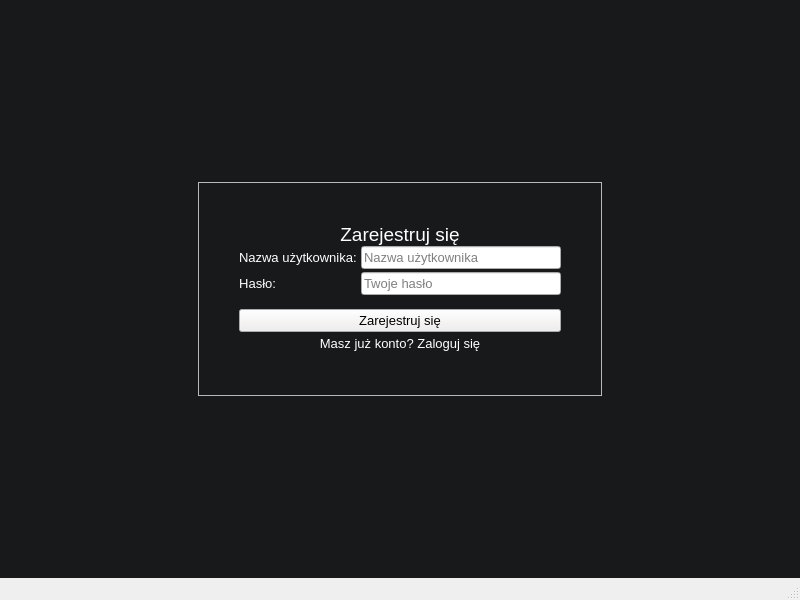
<?xml version="1.0" encoding="UTF-8"?>
<ui version="4.0">
 <class>RegisterWindow</class>
 <widget class="QMainWindow" name="RegisterWindow">
  <property name="geometry">
   <rect>
    <x>0</x>
    <y>0</y>
    <width>800</width>
    <height>600</height>
   </rect>
  </property>
  <property name="windowTitle">
   <string>LanguageTutor</string>
  </property>
  <widget class="QWidget" name="centralwidget">
   <property name="styleSheet">
    <string notr="true">#centralwidget {
	background-color: #18191a;
}</string>
   </property>
   <layout class="QVBoxLayout" name="verticalLayout">
    <item>
     <spacer name="verticalSpacer">
      <property name="orientation">
       <enum>Qt::Vertical</enum>
      </property>
      <property name="sizeHint" stdset="0">
       <size>
        <width>20</width>
        <height>40</height>
       </size>
      </property>
     </spacer>
    </item>
    <item>
     <layout class="QHBoxLayout" name="horizontalLayout">
      <item>
       <spacer name="horizontalSpacer">
        <property name="orientation">
         <enum>Qt::Horizontal</enum>
        </property>
        <property name="sizeType">
         <enum>QSizePolicy::Expanding</enum>
        </property>
        <property name="sizeHint" stdset="0">
         <size>
          <width>100</width>
          <height>10</height>
         </size>
        </property>
       </spacer>
      </item>
      <item>
       <widget class="QFrame" name="register_wrapper">
        <property name="sizePolicy">
         <sizepolicy hsizetype="Expanding" vsizetype="Expanding">
          <horstretch>0</horstretch>
          <verstretch>0</verstretch>
         </sizepolicy>
        </property>
        <property name="styleSheet">
         <string notr="true"/>
        </property>
        <property name="frameShape">
         <enum>QFrame::StyledPanel</enum>
        </property>
        <property name="frameShadow">
         <enum>QFrame::Raised</enum>
        </property>
        <layout class="QHBoxLayout" name="horizontalLayout_2" stretch="0">
         <property name="spacing">
          <number>0</number>
         </property>
         <property name="leftMargin">
          <number>40</number>
         </property>
         <property name="topMargin">
          <number>40</number>
         </property>
         <property name="rightMargin">
          <number>40</number>
         </property>
         <property name="bottomMargin">
          <number>40</number>
         </property>
         <item>
          <layout class="QVBoxLayout" name="verticalLayout_2">
           <item>
            <widget class="QLabel" name="label">
             <property name="font">
              <font>
               <pointsize>14</pointsize>
              </font>
             </property>
             <property name="styleSheet">
              <string notr="true">color: #fff;</string>
             </property>
             <property name="text">
              <string>Zarejestruj się</string>
             </property>
             <property name="alignment">
              <set>Qt::AlignCenter</set>
             </property>
             <property name="margin">
              <number>17</number>
             </property>
            </widget>
           </item>
           <item>
            <layout class="QFormLayout" name="formLayout">
             <property name="sizeConstraint">
              <enum>QLayout::SetDefaultConstraint</enum>
             </property>
             <property name="fieldGrowthPolicy">
              <enum>QFormLayout::ExpandingFieldsGrow</enum>
             </property>
             <property name="verticalSpacing">
              <number>3</number>
             </property>
             <property name="rightMargin">
              <number>0</number>
             </property>
             <property name="bottomMargin">
              <number>14</number>
             </property>
             <item row="0" column="0">
              <widget class="QLabel" name="label_2">
               <property name="sizePolicy">
                <sizepolicy hsizetype="Preferred" vsizetype="Preferred">
                 <horstretch>0</horstretch>
                 <verstretch>0</verstretch>
                </sizepolicy>
               </property>
               <property name="font">
                <font>
                 <pointsize>10</pointsize>
                </font>
               </property>
               <property name="styleSheet">
                <string notr="true">color: white;</string>
               </property>
               <property name="text">
                <string>Nazwa użytkownika: </string>
               </property>
              </widget>
             </item>
             <item row="0" column="1">
              <widget class="QLineEdit" name="usernameLineEdit">
               <property name="sizePolicy">
                <sizepolicy hsizetype="Expanding" vsizetype="Fixed">
                 <horstretch>0</horstretch>
                 <verstretch>0</verstretch>
                </sizepolicy>
               </property>
               <property name="minimumSize">
                <size>
                 <width>200</width>
                 <height>0</height>
                </size>
               </property>
               <property name="font">
                <font>
                 <pointsize>10</pointsize>
                </font>
               </property>
               <property name="styleSheet">
                <string notr="true"/>
               </property>
               <property name="placeholderText">
                <string>Nazwa użytkownika</string>
               </property>
               <property name="clearButtonEnabled">
                <bool>false</bool>
               </property>
              </widget>
             </item>
             <item row="1" column="0">
              <widget class="QLabel" name="label_3">
               <property name="sizePolicy">
                <sizepolicy hsizetype="Expanding" vsizetype="Expanding">
                 <horstretch>0</horstretch>
                 <verstretch>0</verstretch>
                </sizepolicy>
               </property>
               <property name="font">
                <font>
                 <pointsize>10</pointsize>
                </font>
               </property>
               <property name="styleSheet">
                <string notr="true">color: white;</string>
               </property>
               <property name="text">
                <string>Hasło:</string>
               </property>
               <property name="alignment">
                <set>Qt::AlignRight|Qt::AlignTrailing|Qt::AlignVCenter</set>
               </property>
              </widget>
             </item>
             <item row="1" column="1">
              <widget class="QLineEdit" name="passwordLineEdit">
               <property name="font">
                <font>
                 <pointsize>10</pointsize>
                </font>
               </property>
               <property name="styleSheet">
                <string notr="true"/>
               </property>
               <property name="frame">
                <bool>true</bool>
               </property>
               <property name="echoMode">
                <enum>QLineEdit::Password</enum>
               </property>
               <property name="placeholderText">
                <string>Twoje hasło</string>
               </property>
              </widget>
             </item>
            </layout>
           </item>
           <item>
            <widget class="QPushButton" name="registerButton">
             <property name="font">
              <font>
               <pointsize>10</pointsize>
              </font>
             </property>
             <property name="styleSheet">
              <string notr="true"/>
             </property>
             <property name="text">
              <string>Zarejestruj się</string>
             </property>
             <property name="autoDefault">
              <bool>false</bool>
             </property>
            </widget>
           </item>
           <item>
            <widget class="QPushButton" name="loginPushButton">
             <property name="font">
              <font>
               <pointsize>10</pointsize>
              </font>
             </property>
             <property name="styleSheet">
              <string notr="true">color: white;</string>
             </property>
             <property name="text">
              <string>Masz już konto? Zaloguj się</string>
             </property>
             <property name="flat">
              <bool>true</bool>
             </property>
            </widget>
           </item>
          </layout>
         </item>
        </layout>
       </widget>
      </item>
      <item>
       <spacer name="horizontalSpacer_2">
        <property name="orientation">
         <enum>Qt::Horizontal</enum>
        </property>
        <property name="sizeHint" stdset="0">
         <size>
          <width>40</width>
          <height>20</height>
         </size>
        </property>
       </spacer>
      </item>
     </layout>
    </item>
    <item>
     <spacer name="verticalSpacer_2">
      <property name="orientation">
       <enum>Qt::Vertical</enum>
      </property>
      <property name="sizeHint" stdset="0">
       <size>
        <width>20</width>
        <height>40</height>
       </size>
      </property>
     </spacer>
    </item>
   </layout>
  </widget>
  <widget class="QMenuBar" name="menubar">
   <property name="geometry">
    <rect>
     <x>0</x>
     <y>0</y>
     <width>800</width>
     <height>26</height>
    </rect>
   </property>
  </widget>
  <widget class="QStatusBar" name="statusbar"/>
 </widget>
 <resources/>
 <connections/>
</ui>
